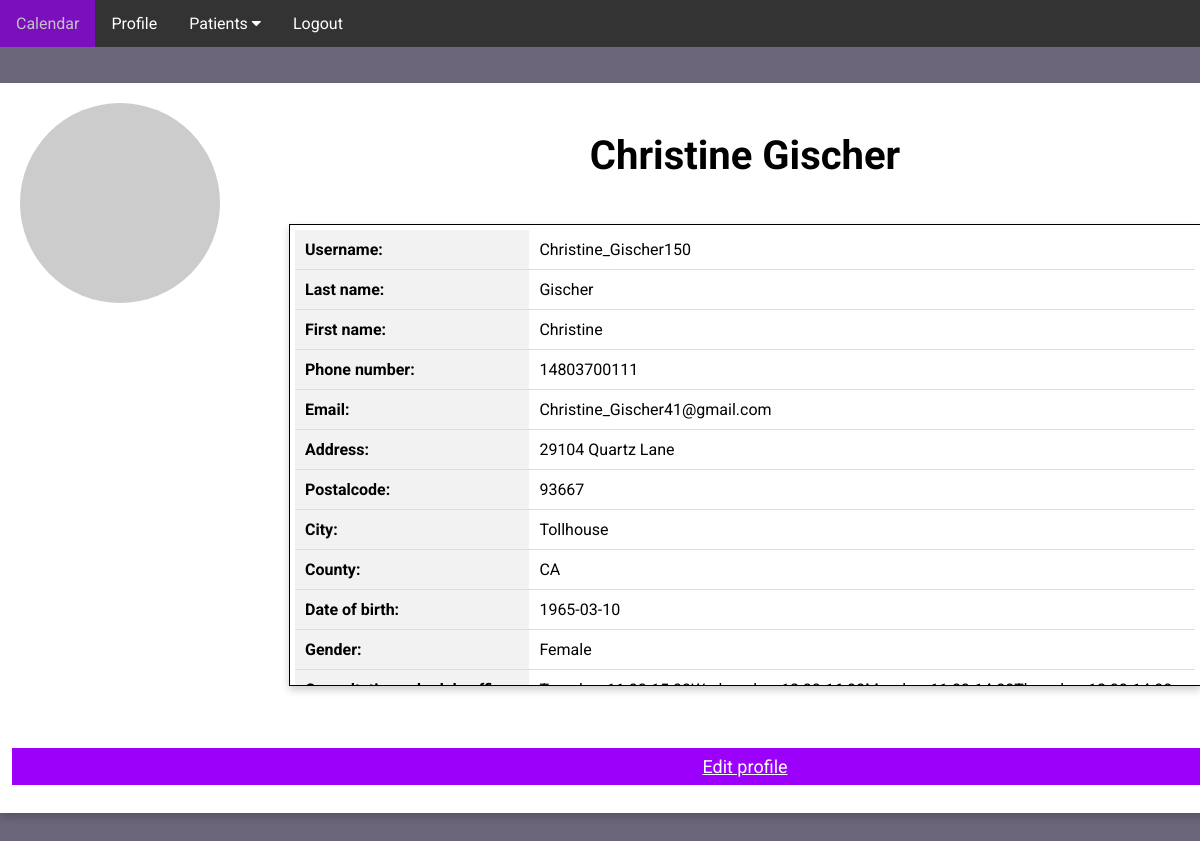
Screenshot of /medic-profile (signed in) with the database file from the repository.
### app/domain/entities.py (models this page shows, shortened)
class Doctor(db.Model):
    __tablename__ = "doctor"
    id = db.Column(db.Integer, primary_key=True)
    username = db.Column(db.String(64), index=True, unique=True)
    first_name = db.Column(db.String(64), index=True)
    last_name = db.Column(db.String(64), index=True)
    phone_number = db.Column(db.Integer, index=True, unique=True)
    email = db.Column(db.String(128), index=True, unique=True)
    address = db.Column(db.String(256), index=True)
    postalcode = db.Column(db.String(256), index=True)
    city = db.Column(db.String(256), index=True)
    state = db.Column(db.String(256), index=True)
    birth_date = db.Column(db.String(128), index=True)
    gender = db.Column(db.String(8), index=True)
    consultation_schedule_office = db.Column(db.String(128), index=True)
    consultation_schedule_away = db.Column(db.String(128), index=True)
    assistants_schedule = db.Column(db.String(128), index=True)
    password_hash = db.Column(db.String(256), index=True)
    medical_proof = db.Column(db.String(256))
    profile_picture = db.Column(db.String(256))
    patients = db.relationship('Patient', backref='doctor')
    consultations = db.relationship('Consultation', backref='doctor')
    @property
    def number_of_patients(self):
        return len(self.patients)
    def avatar(self, size):
        digest = md5(self.email.lower().encode('utf-8')).hexdigest()
        return 'https://www.gravatar.com/avatar/{}?d=identicon&s={}'.format(
            digest, size)

### app/ui/ui.py (the view)
    @staticmethod
    @app.route('/medic-profile')
    def medic_profile():
        if "doctor" not in service.session:
            return redirect(url_for('home'))
        doctor = service.get_doctor_by_id(service.session['doctor'])
        return render_template('medic-profile.html', doctor=doctor)

### app/repository/database.py (called while the page is built)
    def find_doctor_by_id(self, doctor_id):
        doctor = self.db.session.get(Doctor, doctor_id)
        if doctor is None:
            raise ValueError("Doctor not found")
        return doctor

### app/service/service.py (called while the page is built)
    def get_doctor_by_id(self, doctor_id):
        return self.db.find_doctor_by_id(doctor_id)

### app/ui/ui.py (called while the page is built)
    @staticmethod
    @app.before_request
    def before_request():
        flask.session.permanent = True
        app.permanent_session_lifetime = datetime.timedelta(minutes=5)
        flask.session.modified = True

### app/templates/medic-profile.html (shortened to what this page needs)
<!DOCTYPE html>
<html lang="en">
<head>
    <link rel="stylesheet" href="../static/main-style.css">
    <link rel="stylesheet" href="https://cdnjs.cloudflare.com/ajax/libs/font-awesome/4.7.0/css/font-awesome.min.css">
</head>
<body>
    <section class="header">
            <div class="navbar">
                <a href="/medic-home">Calendar</a>
                <a href="/medic-profile">Profile</a>
                <div class="dropdown">
                    <button class="dropbtn">Patients
                        <i class="fa fa-caret-down"></i>
                    </button>
                </div>
                <a href="{{ url_for('logout') }}">Logout</a>
            </div>
            <div class="main-box">
                {% if doctor.profile_picture==None %}
                    <img src="{{ doctor.avatar(128) }}" class="profile-img" alt="{{ doctor.username }}">
                {% else %}
                    <img src="../static/files/profile_picture_doctor/{{doctor.profile_picture}}" class="profile-img" alt="{{ doctor.username }}">
                {% endif %}
                  <h1 class="name">{{doctor.first_name}} {{doctor.last_name}}</h1>
                  <div class="profile-box">
                    <table class="medic-table">
                        <tr>
                            <th>Username:</th>
                            <td>{{doctor.username}}</td>
                        </tr>
                        <tr>
                            <th>Last name:</th>
                            <td>{{doctor.last_name}}</td>
                        </tr>
                        <tr>
                            <th>First name:</th>
                            <td>{{doctor.first_name}}</td>
                        </tr>
                        <tr>
                            <th>Phone number:</th>
                            <td>{{doctor.phone_number}}</td>
                        </tr>
                        <tr>
                            <th>Email:</th>
                            <td>{{doctor.email}}</td>
                        </tr>
                        <tr>
                            <th>Address:</th>
                            <td>{{doctor.address}}</td>
                        </tr>
                        <tr>
                            <th>Postalcode:</th>
                            <td>{{doctor.postalcode}}</td>
                        </tr>
                        <tr>
                            <th>City:</th>
                            <td>{{doctor.city}}</td>
                        </tr>
                        <tr>
                            <th>County:</th>
                            <td>{{doctor.state}}</td>
                        </tr>
                        <tr>
                            <th>Date of birth:</th>
                            <td>{{doctor.birth_date}}</td>
                        </tr>
                        <tr>
                            <th>Gender:</th>
                            <td>{{doctor.gender}}</td>
                        </tr>
                        <tr>
                            <th>Consultation schedule office:</th>
                            <td>{{doctor.consultation_schedule_office}}</td>
                        </tr>
                    </table>
                  </div>
                  <p><a href="/edit-medic" class="contact-btn">Edit profile</a></p>
            </div>
    </section>
</body>
</html>

### app/static/main-style.css (style rules this page uses)
* { margin: 0; padding: 0; font-family: 'Roboto', sans-serif; }
.header { min-height: 100vh; width: 100%; background-color:#6b667a; background-position: center; background-size: cover; position: relative; overflow: auto; }
.navbar { overflow: auto; background-color: #333; font-family: Arial; }
.navbar a { left: 80px; float: left; font-size: 16px; color: white; text-align: center; padding: 14px 16px; text-decoration: none; }
.dropdown { float: left; overflow: hidden; }
.dropdown .dropbtn { font-size: 16px; border: none; outline: none; color: white; padding: 14px 16px; background-color: inherit; font-family: inherit; margin: 0; }
.main-box { box-shadow: 0 4px 8px 0 rgba(0, 0, 0, 0.2); width: 1480px; height: 720px; position: relative; margin: 3% auto; background: #fff; padding: 5px; text-align: center; }
.name { margin: 3% auto; font-size: 40px; }
.contact-btn { position: relative; top: 18px; border: none; outline: 0; display: inline-block; padding: 8px; color: white; background-color: #9A00FA; text-align: center; cursor: pointer; width: 98%; font-size: 18px; }
.profile-img { width: 200px; position: absolute; top: 20px; left: 20px; border-radius: 50%; }
.profile-box { width: 900px; height: 450px; border: 1px solid #000; box-shadow: 0 4px 8px 0 rgba(0, 0, 0, 0.2); position: relative; margin: 3% auto; background: #fff; padding: 5px; overflow: auto; text-align: center; }
.medic-table { width: 100%; border-collapse: collapse; margin-bottom: 20px; }
.medic-table th, .medic-table td { padding: 10px; text-align: left; border-bottom: 1px solid #ddd; }
.medic-table th { background-color: #f2f2f2; font-weight: bold; }

### rows the page displays
Doctor: first_name "Christine", last_name "Gischer", username "Christine_Gischer150", phone_number "14803700111", email "Christine_Gischer41@gmail.com", address "29104 Quartz Lane", postalcode "93667", city "Tollhouse", state "CA", birth_date "1965-03-10", gender "Female"
